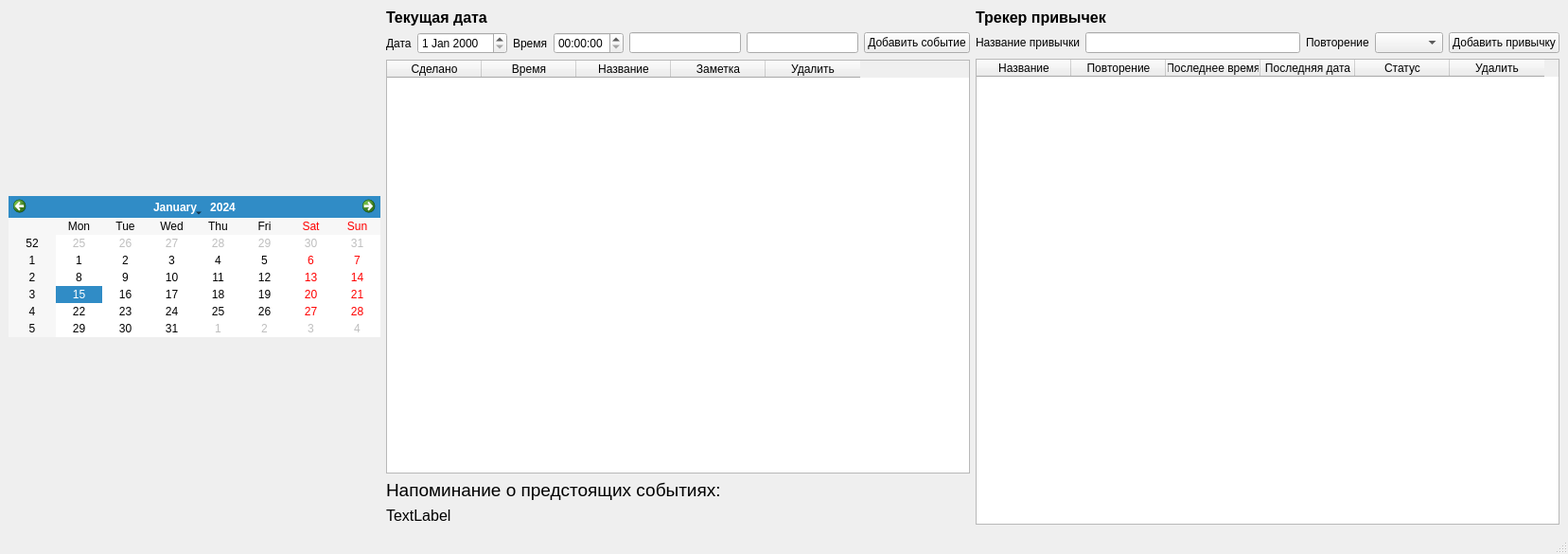
<?xml version="1.0" encoding="UTF-8"?>
<ui version="4.0">
 <class>MainWindow</class>
 <widget class="QMainWindow" name="MainWindow">
  <property name="geometry">
   <rect>
    <x>0</x>
    <y>0</y>
    <width>1657</width>
    <height>585</height>
   </rect>
  </property>
  <property name="windowTitle">
   <string>MainWindow</string>
  </property>
  <widget class="QWidget" name="centralwidget">
   <layout class="QHBoxLayout" name="horizontalLayout">
    <item>
     <layout class="QVBoxLayout" name="verticalLayout">
      <item>
       <layout class="QHBoxLayout" name="horizontalLayout_3"/>
      </item>
      <item>
       <spacer name="verticalSpacer_2">
        <property name="orientation">
         <enum>Qt::Vertical</enum>
        </property>
        <property name="sizeHint" stdset="0">
         <size>
          <width>20</width>
          <height>40</height>
         </size>
        </property>
       </spacer>
      </item>
      <item>
       <widget class="QCalendarWidget" name="calendar">
        <property name="enabled">
         <bool>true</bool>
        </property>
        <property name="sizePolicy">
         <sizepolicy hsizetype="Fixed" vsizetype="Fixed">
          <horstretch>0</horstretch>
          <verstretch>0</verstretch>
         </sizepolicy>
        </property>
        <property name="minimumSize">
         <size>
          <width>393</width>
          <height>0</height>
         </size>
        </property>
        <property name="maximumSize">
         <size>
          <width>393</width>
          <height>300</height>
         </size>
        </property>
       </widget>
      </item>
      <item>
       <spacer name="verticalSpacer">
        <property name="orientation">
         <enum>Qt::Vertical</enum>
        </property>
        <property name="sizeHint" stdset="0">
         <size>
          <width>20</width>
          <height>40</height>
         </size>
        </property>
       </spacer>
      </item>
     </layout>
    </item>
    <item>
     <layout class="QVBoxLayout" name="verticalLayout_5">
      <item>
       <widget class="QLabel" name="label_current_date">
        <property name="font">
         <font>
          <pointsize>12</pointsize>
          <weight>75</weight>
          <bold>true</bold>
         </font>
        </property>
        <property name="toolTipDuration">
         <number>0</number>
        </property>
        <property name="text">
         <string>Текущая дата</string>
        </property>
       </widget>
      </item>
      <item>
       <layout class="QHBoxLayout" name="horizontalLayout_5">
        <item>
         <layout class="QVBoxLayout" name="verticalLayout_4">
          <item>
           <layout class="QHBoxLayout" name="horizontalLayout_4">
            <item>
             <widget class="QLabel" name="label_5">
              <property name="text">
               <string>Дата</string>
              </property>
             </widget>
            </item>
            <item>
             <widget class="QDateEdit" name="dateEdit"/>
            </item>
            <item>
             <widget class="QLabel" name="label_4">
              <property name="text">
               <string>Время</string>
              </property>
             </widget>
            </item>
            <item>
             <widget class="QTimeEdit" name="timeEdit"/>
            </item>
            <item>
             <widget class="QLineEdit" name="lineEdit_nameEvent"/>
            </item>
            <item>
             <widget class="QLineEdit" name="lineEdit_noteEvent"/>
            </item>
           </layout>
          </item>
         </layout>
        </item>
        <item>
         <widget class="QPushButton" name="pushButton_addEvent">
          <property name="text">
           <string>Добавить событие</string>
          </property>
         </widget>
        </item>
       </layout>
      </item>
      <item>
       <widget class="QTableWidget" name="table_events">
        <column>
         <property name="text">
          <string>Сделано</string>
         </property>
        </column>
        <column>
         <property name="text">
          <string>Время</string>
         </property>
        </column>
        <column>
         <property name="text">
          <string>Название</string>
         </property>
        </column>
        <column>
         <property name="text">
          <string>Заметка</string>
         </property>
        </column>
        <column>
         <property name="text">
          <string>Удалить</string>
         </property>
        </column>
       </widget>
      </item>
      <item>
       <widget class="QLabel" name="label_reminder">
        <property name="font">
         <font>
          <pointsize>14</pointsize>
         </font>
        </property>
        <property name="text">
         <string>Напоминание о предстоящих событиях:</string>
        </property>
       </widget>
      </item>
      <item>
       <widget class="QLabel" name="label_reminderEvents">
        <property name="font">
         <font>
          <pointsize>12</pointsize>
         </font>
        </property>
        <property name="text">
         <string>TextLabel</string>
        </property>
       </widget>
      </item>
     </layout>
    </item>
    <item>
     <layout class="QVBoxLayout" name="verticalLayout_3">
      <item>
       <widget class="QLabel" name="label_HabitTracker">
        <property name="font">
         <font>
          <pointsize>12</pointsize>
          <weight>75</weight>
          <bold>true</bold>
         </font>
        </property>
        <property name="text">
         <string>Трекер привычек</string>
        </property>
       </widget>
      </item>
      <item>
       <layout class="QHBoxLayout" name="horizontalLayout_2">
        <item>
         <widget class="QLabel" name="label_habitName">
          <property name="text">
           <string>Название привычки</string>
          </property>
         </widget>
        </item>
        <item>
         <widget class="QLineEdit" name="lineEdit_habitName"/>
        </item>
        <item>
         <widget class="QLabel" name="label_repetitionRate">
          <property name="text">
           <string>Повторение</string>
          </property>
         </widget>
        </item>
        <item>
         <widget class="QComboBox" name="comboBox_repetitionRate"/>
        </item>
        <item>
         <widget class="QPushButton" name="pushButton_addHabit">
          <property name="text">
           <string>Добавить привычку</string>
          </property>
         </widget>
        </item>
       </layout>
      </item>
      <item>
       <widget class="QTableWidget" name="table_habitTracker">
        <column>
         <property name="text">
          <string>Название</string>
         </property>
        </column>
        <column>
         <property name="text">
          <string>Повторение</string>
         </property>
        </column>
        <column>
         <property name="text">
          <string>Последнее время</string>
         </property>
        </column>
        <column>
         <property name="text">
          <string>Последняя дата</string>
         </property>
        </column>
        <column>
         <property name="text">
          <string>Статус</string>
         </property>
        </column>
        <column>
         <property name="text">
          <string>Удалить</string>
         </property>
        </column>
       </widget>
      </item>
     </layout>
    </item>
   </layout>
  </widget>
  <widget class="QMenuBar" name="menubar">
   <property name="geometry">
    <rect>
     <x>0</x>
     <y>0</y>
     <width>1657</width>
     <height>21</height>
    </rect>
   </property>
  </widget>
  <widget class="QStatusBar" name="statusbar"/>
 </widget>
 <resources/>
 <connections/>
</ui>
